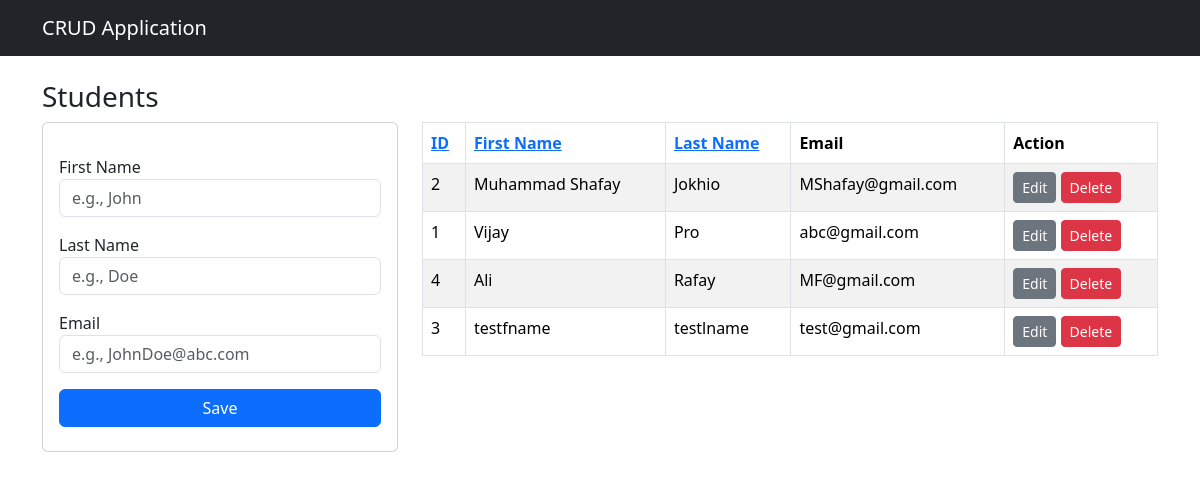
Screenshot of /?sort=lname with the database file from the repository.
### app.py (models this page shows)
class Student(db.Model):
    id = db.Column(db.Integer, primary_key=True)
    fname = db.Column(db.String(100), nullable=False)
    lname = db.Column(db.String(100), nullable=False)
    email = db.Column(db.String(100), unique=True, nullable=False)

### app.py (the view)
@app.route('/')
def index():
    try:
        sort_by = request.args.get('sort', 'fname')
        if sort_by not in ['id', 'fname', 'lname']:
            sort_by = 'fname'
        query = text(f"SELECT * FROM student ORDER BY {sort_by}")
        result = db.session.execute(query)
        list_users = result.fetchall()
        return render_template('index.html', list_users=list_users, sort_by=sort_by)
    except Exception as e:
        print(f"Error in index route: {e}")
        return "Internal Server Error", 500

### templates/index.html (shortened to what this page needs)
{% extends "layout.html" %}
{% block body %}
<div class="row">
    <h3>Students</h3>
</div>
<div class="row">
    <div class="col-md-4">
        <div class="card card-body">
            <form action="{{ url_for('add_student') }}" method="post">
                <div class="form-group my-3">
                    <label for="fname">First Name</label>
                    <input type="text" class="form-control" id="fname" name="fname" placeholder="e.g., John" required>
                </div>
                <div class="form-group my-3">
                    <label for="lname">Last Name</label>
                    <input type="text" class="form-control" id="lname" name="lname" placeholder="e.g., Doe" required>
                </div>
                <div class="form-group my-3">
                    <label for="email">Email</label>
                    <input type="email" class="form-control" id="email" name="email" placeholder="e.g., JohnDoe@abc.com" required>
                </div>
                <button type="submit" class="btn btn-primary my-2 d-block w-100">Save</button>
            </form>
        </div>
    </div>
    <div class="col-md-8">
        <table class="table table-striped table-bordered" style="width: 100%;">
            <thead>
                <tr>
                    <th><a href="{{ url_for('index', sort='id') }}">ID</a></th>
                    <th><a href="{{ url_for('index', sort='fname') }}">First Name</a></th>
                    <th><a href="{{ url_for('index', sort='lname') }}">Last Name</a></th>
                    <th>Email</th>
                    <th>Action</th>
                </tr>
            </thead>
            <tbody>
                {% for row in list_users %}
                <tr>
                    <td>{{ row.id }}</td>
                    <td>{{ row.fname }}</td>
                    <td>{{ row.lname }}</td>
                    <td>{{ row.email }}</td>
                    <td>
                        <a href="{{ url_for('edit_student', student_id=row.id) }}" class="btn btn-secondary btn-sm">Edit</a>
                        <a href="{{ url_for('delete_student', student_id=row.id) }}" class="btn btn-danger btn-sm">Delete</a>
                    </td>
                </tr>
                {% endfor %}
            </tbody>
        </table>
    </div>
</div>
{% endblock %}

### rows the page displays
Student: id "2", fname "Muhammad Shafay", lname "Jokhio", email "MShafay@gmail.com"
Student: id "1", fname "Vijay", lname "Pro", email "abc@gmail.com"
Student: id "4", fname "Ali", lname "Rafay", email "MF@gmail.com"
Student: id "3", fname "testfname", lname "testlname", email "test@gmail.com"
